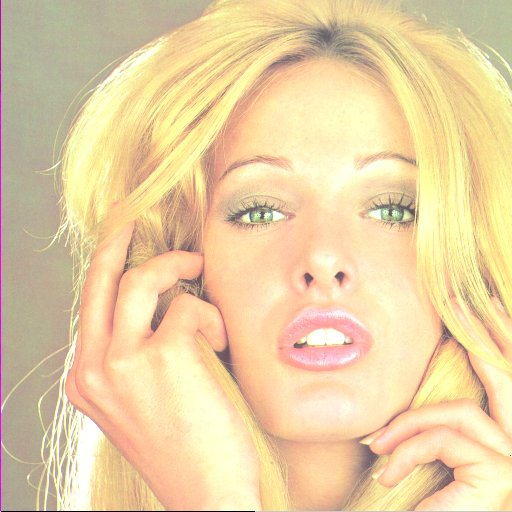
%> input picture Blind Reversible Watermarking using APD/tiffany(matlab).jpg, 512 x 512 px
$ octave Encode_Tiffany_diff_loc.m   (GNU Octave 9; MATLAB toolbox functions it lacks are replaced by stand-ins)
%> lines starting %> are read from the running program, lines starting %| are printed output that depends on the picture

clc;close all;clear all;
l=imread('tiffany(matlab).jpg');
%> l is the input picture: size 512x512x3 uint8; mean R, G, B 233.5, 208.6, 163.5
o=l;
imshow(l)
title('Original Tiffany image');
figure;
l=rgb2gray(l);
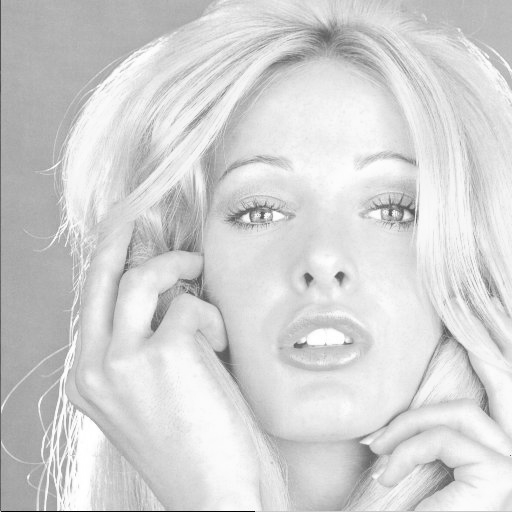
%> l: size 512x512 uint8; min 0, max 255, mean 210.9
o=rgb2gray(o);
imshow(l)
title('Grayscale converted Tiffany');
figure;
imhist(l)
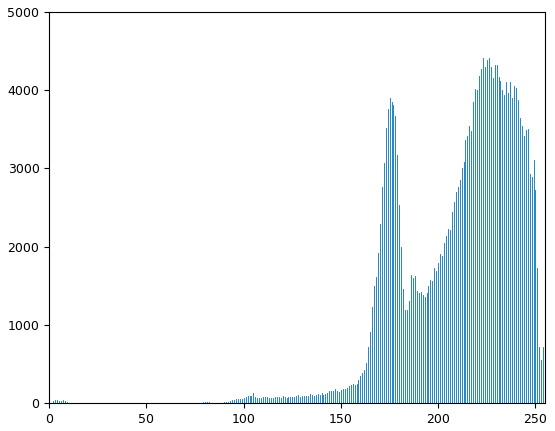
%> figure redrawn from the program's plot data; highest point at x = 226, y = 4415
figure;
l=single(l);
%> l: size 512x512 single
imshow(edge(l))
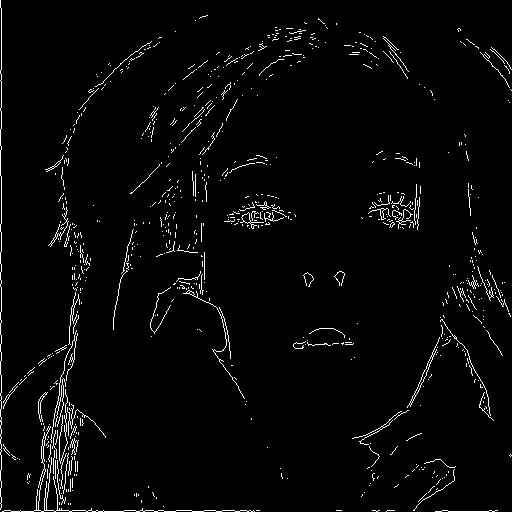
%> displayed picture: size 512x512 logical; 2.7% white in thin lines or dots
title('Border of intensity changes')
figure;

for n=410:460
        for m=20:70
                l(n,m)=(l(n,m) - l(n,m+1));
        end
end
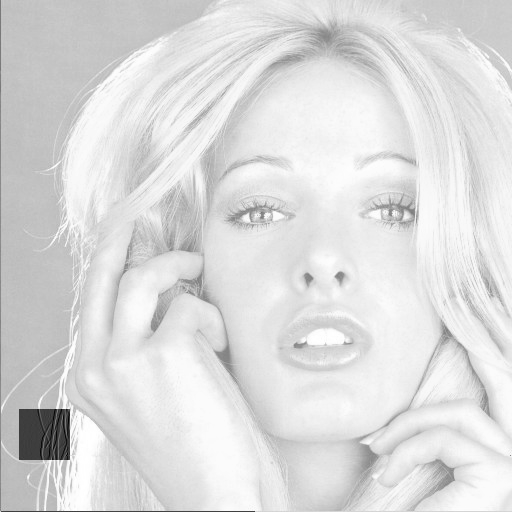
%> l: size 512x512 single; min -82, max 255, mean 209; drawn with min black and max white

for n=1:50
    for m=1:50
            i(n,m) = l(n+409,m+20);
    end
end
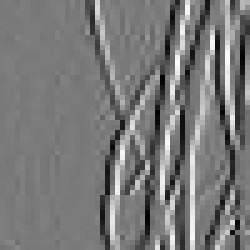
%> i: size 50x50 single (shown 5 times larger); min -82, max 88, mean -1.4; drawn with min black and max white
i;

f=1;
z = -f;
for n=1:50
    for m=1:50
        if (i(n,m) > f )
            I(n,m) = i(n,m) + 1;
        elseif (i(n,m) < z)
            I(n,m) = i(n,m) - 1;
        else
            I(n,m)=i(n,m);
        end
    end
end
I;

count=0;
for n=1:50
    for m=1:50
        if (I(n,m) == f)
            count = count + 1;
        elseif (I(n,m) == z)
            count = count + 1;
        else
            count = count;
        end
    end
end
%> after the loop, count = 468
count
%> count = 468
% [25 lines of commented-out code are left out]

h = 'Ramaiah Institute of Technology';
%> (the run ends here)
